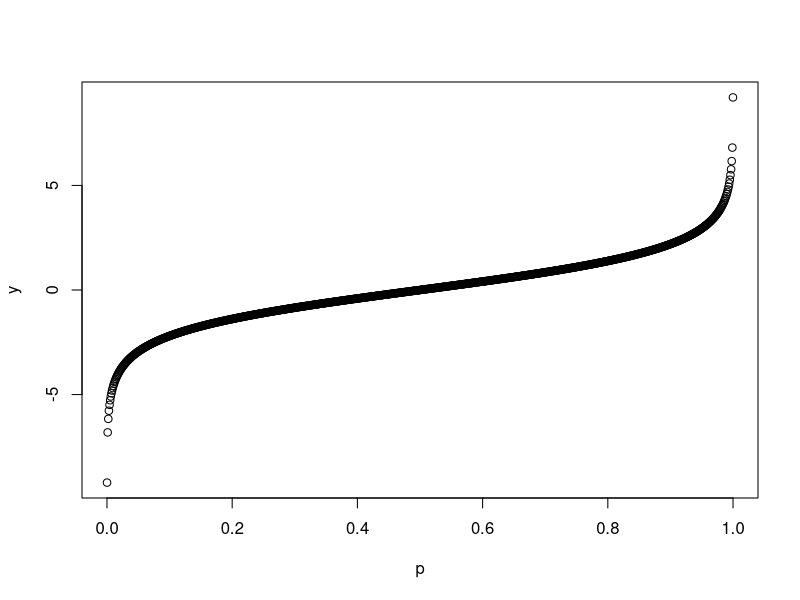
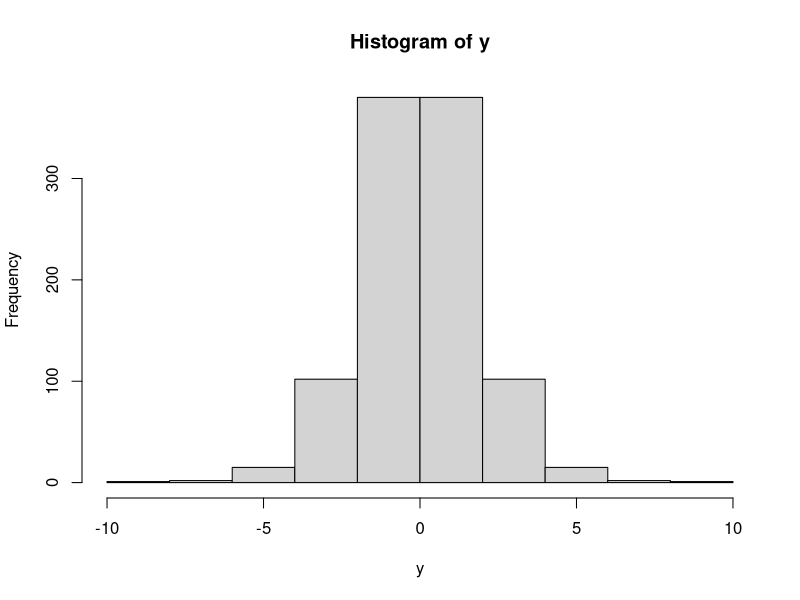

R code for these plots, in order:
## ---- chunk 1
knitr::opts_chunk$set(echo = TRUE)
## ---- chunk 2
pois_fun <- function(x, rate) {
  (rate^x)*exp(-rate)/factorial(x)
}

1-sum(sapply(0:199, pois_fun, rate = 150))
## ---- chunk 3
pois_fun2 <- function(x, rate) {
  logFact <- sum(log(1:x))
  exp(x*log(rate) - rate - logFact)
}

1-sum(sapply(0:199, pois_fun2, rate = 150))
## ---- chunk 4
pois_fun3 <- function(x, rate) {
  exp(x*log(rate) - rate - lgamma(x+1))
}

1-sum(sapply(0:199, pois_fun3, rate = 150))
## ---- chunk 5
1-ppois(200, 150)
## ---- chunk 6
p <- seq(0.0001, 0.9999, length.out=1000)
y <- log(p/(1-p))
plot(p,y)
hist(y)
